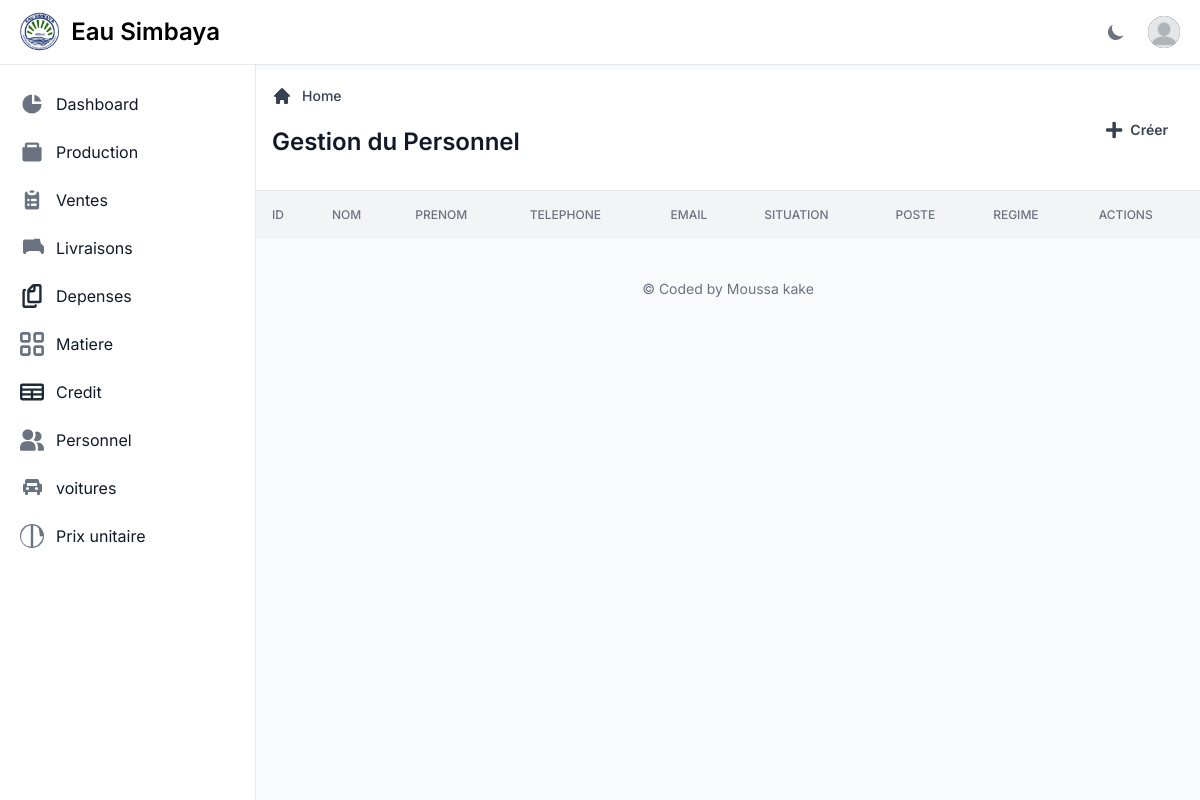
The app's page /personnel/liste/ (signed in), older data.
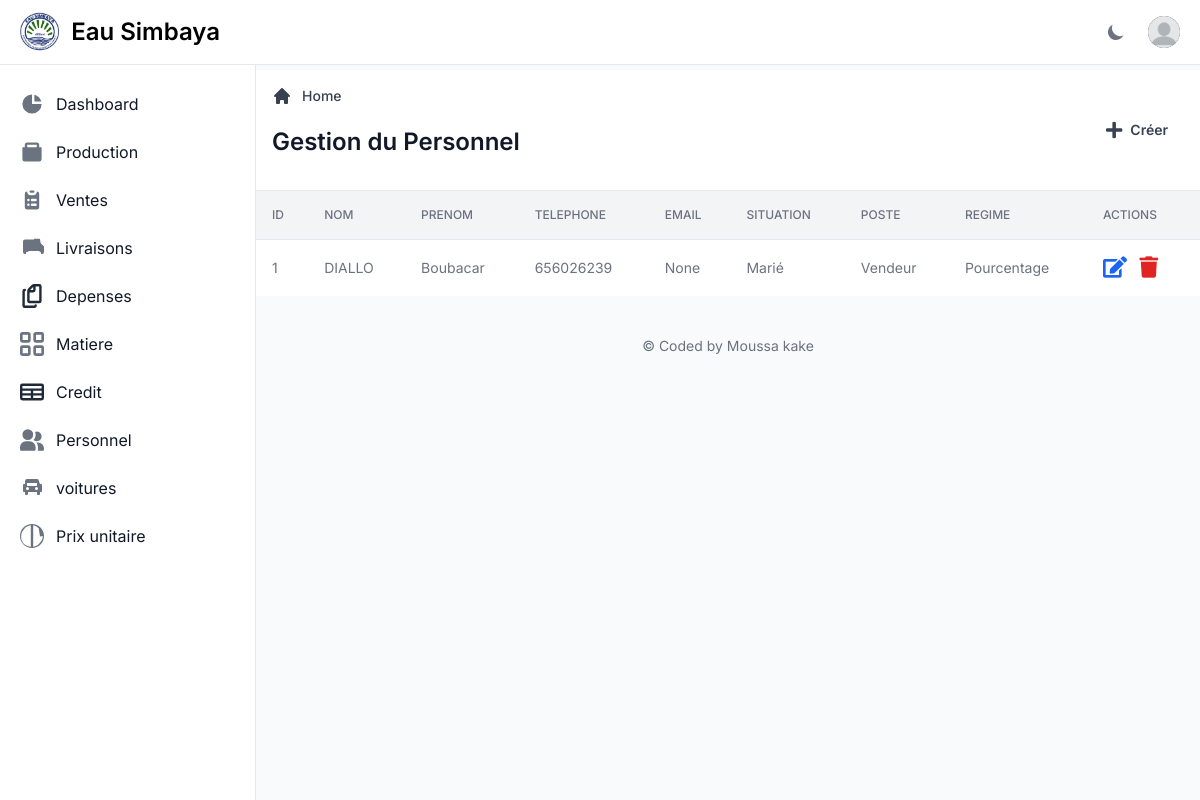
The same page, newer data.
### personnel/models.py (models this page shows, shortened)
class pers(models.Model):
    situation={('Marié',('Marié')),('Celibataire',('celibataire'))}
    place={('Vendeur',('vendeur')),('Chauffeur',('chauffeur')),('Ouvrier',('Ouvrier'))}
    how={('Pourcentage',('Pourcentage')),('Salarié',('salarié'))}
    Nom=models.CharField(max_length=500,null=True)
    Prenom=models.CharField(max_length=500,null=True)
    Telephone=models.CharField(max_length=500,null=True,blank=True)
    mail=models.CharField(max_length=500,null=True,blank=True)
    situation=models.CharField(max_length=500,null=True,choices=situation)
    poste=models.CharField(max_length=200,null=True,choices=place)
    salaire=models.CharField(max_length=200,null=True)
    regime=models.CharField(max_length=200,null=True,choices=how)
    identité=models.ImageField(null=True,upload_to='media/')

### personnel/views.py (the view)
# urls.py: path('liste/',views.list_personnel,name='liste_personnel'),
@login_required(login_url='/admin/login')
def list_personnel(request):
    data=pers.objects.all()
    context={'datap':data}
    return render (request,'personnel/list.html',context)

### templates/personnel/list.html
{% extends "layouts/base.html" %}
{% load static %}
{% block content %}
<main>
  <div class="p-4 bg-white block sm:flex items-center justify-between border-b border-gray-200 lg:mt-1.5 dark:bg-gray-800 dark:border-gray-700">
    <div class="mb-4 w-full">
      <nav class="flex mb-5" aria-label="Breadcrumb">
        <ol class="inline-flex items-center space-x-1 md:space-x-2 text-sm font-medium">
          <li class="inline-flex items-center">
            <a href="/" class="inline-flex items-center text-gray-700 hover:text-primary-600 dark:text-gray-300 dark:hover:text-white">
              <svg class="mr-2.5 w-5 h-5" fill="currentColor" viewBox="0 0 20 20">
                <path d="M10.707 2.293a1 1 0 00-1.414 0l-7 7a1 1 0 001.414 1.414L4 10.414V17a1 1 0 001 1h2a1 1 0 001-1v-2a1 1 0 011-1h2a1 1 0 011 1v2a1 1 0 001 1h2a1 1 0 001-1v-6.586l.293.293a1 1 0 001.414-1.414l-7-7z"></path>
              </svg>
              Home
            </a>
          </li>
        </ol>
      </nav>
      <h1 class="text-xl sm:text-2xl font-semibold text-gray-900 dark:text-white">Gestion du Personnel</h1>
    </div>
    <div>
      <a href="{% url 'personnel' %}" class="inline-flex items-center px-4 py-2 bg-blue-600 hover:bg-blue-700 text-gray-700 dark:text-gray-400 font-semibold text-sm leading-snug rounded focus:outline-none focus:ring-0 transition duration-150 ease-in-out">
          <i class="fas fa-plus fa-lg mr-2 text-gray-700 dark:text-gray-400"></i> Créer
        </a>
    </div>
  </div>
  <div class="flex flex-col">
    <div class="overflow-x-auto">
      <div class="inline-block min-w-full align-middle">
        <div class="overflow-hidden shadow">
          <table class="min-w-full divide-y divide-gray-200 table-fixed dark:divide-gray-600">
            <thead class="bg-gray-100 dark:bg-gray-700">
              <tr>
                <th class="p-4 text-xs font-medium text-left text-gray-500 uppercase dark:text-gray-400">Id</th>
                <th class="p-4 text-xs font-medium text-left text-gray-500 uppercase dark:text-gray-400">Nom</th>
                <th class="p-4 text-xs font-medium text-left text-gray-500 uppercase dark:text-gray-400">Prenom</th>
                <th class="p-4 text-xs font-medium text-left text-gray-500 uppercase dark:text-gray-400">Telephone</th>
                <th class="p-4 text-xs font-medium text-left text-gray-500 uppercase dark:text-gray-400">Email</th>
                <th class="p-4 text-xs font-medium text-left text-gray-500 uppercase dark:text-gray-400">Situation</th>
                <th class="p-4 text-xs font-medium text-left text-gray-500 uppercase dark:text-gray-400">Poste</th>
                <th class="p-4 text-xs font-medium text-left text-gray-500 uppercase dark:text-gray-400">Regime</th>
                <th class="p-4 text-xs font-medium text-left text-gray-500 uppercase dark:text-gray-400">Actions</th>
              </tr>
            </thead>
            <tbody class="bg-white divide-y divide-gray-200 dark:bg-gray-800 dark:divide-gray-700">
              {% for i in datap %}
              <tr class="hover:bg-gray-100 dark:hover:bg-gray-700">
                <td class="p-4 text-sm font-normal text-gray-500 whitespace-nowrap dark:text-gray-400">{{ i.id }}</td>
                <td class="p-4 text-sm font-normal text-gray-500 whitespace-nowrap dark:text-gray-400">{{ i.Nom }}</td>
                <td class="p-4 text-sm font-normal text-gray-500 whitespace-nowrap dark:text-gray-400">{{ i.Prenom }}</td>
                <td class="p-4 text-sm font-normal text-gray-500 whitespace-nowrap dark:text-gray-400">{{ i.Telephone }}</td>
                <td class="p-4 text-sm font-normal text-gray-500 whitespace-nowrap dark:text-gray-400">{{ i.mail }}</td>
                <td class="p-4 text-sm font-normal text-gray-500 whitespace-nowrap dark:text-gray-400">{{ i.situation }}</td>
                <td class="p-4 text-sm font-normal text-gray-500 whitespace-nowrap dark:text-gray-400">{{ i.poste }}</td>
                <td class="p-4 text-sm font-normal text-gray-500 whitespace-nowrap dark:text-gray-400">{{ i.regime }}</td>
                <td class="p-4">
                  <a href="{% url 'update' i.id %}" class="text-blue-600 hover:text-blue-900 dark:hover:text-blue-400">
                    <i class="fas fa-edit fa-lg mr-2"></i>
                  </a>
                  <a href="{% url 'remove' i.id %}" class="text-red-600 hover:text-red-900 dark:hover:text-red-400">
                    <i class="fas fa-trash fa-lg mr-2"></i>
                  </a>
                </td>
              </tr>
              {% endfor %}
            </tbody>
          </table>
        </div>
      </div>
    </div>
  </div>
</main>
{% endblock %}

### templates/layouts/base.html (shortened to what this page needs)
{% load static %}
<!DOCTYPE html>
<html lang="en">
<head>
  {% include "includes/head.html" %}
  <link rel="stylesheet" href="https://cdnjs.cloudflare.com/ajax/libs/font-awesome/5.15.4/css/all.min.css">
</head>
<body class="bg-gray-50 dark:bg-gray-800">
  {% block navigation %}
    {% include "includes/navigation.html" %}
  {% endblock navigation %}
  <div class="flex pt-16 overflow-hidden bg-gray-50 dark:bg-gray-900">
    {% block sidebar %}
      {% include "includes/sidebar.html" %}
    {% endblock sidebar %}
    <div id="main-content" class="relative w-full h-full overflow-y-auto bg-gray-50 lg:ml-64 dark:bg-gray-900">
      {% block content %}{% endblock content %}
      <p class="my-10 text-sm text-center text-gray-500">
        &copy; Coded by <a class="hover:underline" target="_blank">Moussa kake</a>
      </p>
    </div>
  </div>
</body>
</html>

### templates/includes/head.html (shortened to what this page needs)
{% load static %}
<link rel="stylesheet" href="{% static 'dist/main.css' %}">

### templates/includes/navigation.html (shortened to what this page needs)
{% load static %}
<nav class="fixed z-30 w-full bg-white border-b border-gray-200 dark:bg-gray-800 dark:border-gray-700">
    <div class="px-3 py-3 lg:px-5 lg:pl-3">
      <div class="flex items-center justify-between">
        <div class="flex items-center justify-start">
          <a href="/" class="flex ml-2 md:mr-24">
            <img src="{% static "image/logo.png" %}" class="self-center h-10 mr-3"
              alt="FlowBite Logo" />
            <span
              class="self-center text-xl font-semibold sm:text-2xl whitespace-nowrap dark:text-white"> Eau Simbaya</span>
          </a>
        </div>
        <div class="flex items-center">
          <button id="theme-toggle" data-tooltip-target="tooltip-toggle" type="button"
            class="text-gray-500 dark:text-gray-400 hover:bg-gray-100 dark:hover:bg-gray-700 focus:outline-none focus:ring-4 focus:ring-gray-200 dark:focus:ring-gray-700 rounded-lg text-sm p-2.5">
            <svg id="theme-toggle-dark-icon" class="hidden w-5 h-5" fill="currentColor" viewBox="0 0 20 20"
              xmlns="http://www.w3.org/2000/svg">
              <path d="M17.293 13.293A8 8 0 016.707 2.707a8.001 8.001 0 1010.586 10.586z"></path>
            </svg>
          </button>
          <div class="flex items-center ml-3">
            <div>
              <button type="button"
                class="flex text-sm bg-gray-800 rounded-full focus:ring-4 focus:ring-gray-300 dark:focus:ring-gray-600"
                id="user-menu-button-2" aria-expanded="false" data-dropdown-toggle="dropdown-2">
                {% if request.user.profile.avatar %}
                  <img class="w-8 h-8 rounded-full" src="{{ request.user.profile.avatar.url }}" alt="user photo">
                {% else %}
                  <img class="w-8 h-8 rounded-full" src="{% static "dist/img/default-user.png" %}" alt="user photo">
                {% endif %}
              </button>
            </div>
          </div>
        </div>
      </div>
    </div>
</nav>

### templates/includes/sidebar.html (shortened to what this page needs)
<aside id="sidebar"
    class="fixed top-0 left-0 z-20 flex flex-col flex-shrink-0 hidden w-64 h-full pt-16 font-normal duration-75 lg:flex transition-width"
    aria-label="Sidebar">
    <div
        class="relative flex flex-col flex-1 min-h-0 pt-0 bg-white border-r border-gray-200 dark:bg-gray-800 dark:border-gray-700">
        <div class="flex flex-col flex-1 pt-5 pb-4 overflow-y-auto">
            <div class="flex-1 px-3 space-y-1 bg-white divide-y divide-gray-200 dark:bg-gray-800 dark:divide-gray-700">
                <ul class="pb-2 space-y-2">
                    <li>
                        <a href="/"
                            class="flex items-center p-2 text-base text-gray-900 rounded-lg hover:bg-gray-100 group dark:text-gray-200 dark:hover:bg-gray-700 {% if 'dashboard' in segment %} bg-gray-100 dark:bg-gray-700 {% endif %}">
                            <span class="ml-3" sidebar-toggle-item>Dashboard</span>
                        </a>
                    </li>
                    <li>
                        <a href="{% url 'list_production'%}" class="flex items-center p-2 text-base text-gray-900 transition duration-75 rounded-lg hover:bg-gray-100 group dark:text-gray-200 dark:hover:bg-gray-700">
                            <span class="ml-3" sidebar-toggle-item>Production</span>
                        </a>
                    </li>
                    <li>
                        <a href="{% url 'list_jours'%}"
                            class="flex items-center p-2 text-base text-gray-900 transition duration-75 rounded-lg hover:bg-gray-100 group dark:text-gray-200 dark:hover:bg-gray-700">
                            <span class="ml-3" sidebar-toggle-item>Ventes</span>
                        </a>
                    </li>
                    <li>
                        <a href="{% url 'list_mois'%}"
                            class="flex items-center p-2 text-base text-gray-900 transition duration-75 rounded-lg hover:bg-gray-100 group dark:text-gray-200 dark:hover:bg-gray-700">
                            <span class="ml-3" sidebar-toggle-item>Livraisons</span>
                        </a>
                    </li>
                    <li>
                        <a href="{% url 'list_depense_day'%}"
                           class="flex items-center p-2 text-base text-gray-900 transition duration-75 rounded-lg hover:bg-gray-100 group dark:text-gray-200 dark:hover:bg-gray-700">
                            <span class="ml-3" sidebar-toggle-item>Depenses</span>
                        </a>
                    </li>
                    <li>
                        <a href="{% url 'list_stock' %}"
                           class="flex items-center p-2 text-base text-gray-900 transition duration-75 rounded-lg hover:bg-gray-100 group dark:text-gray-200 dark:hover:bg-gray-700">
                            <span class="ml-3" sidebar-toggle-item>Matiere</span>
                        </a>
                    </li>
                    <li>
                        <a  href="{% url 'credit' %}"
                            class="flex items-center p-2 text-base text-gray-900 transition duration-75 rounded-lg hover:bg-gray-100 group dark:text-gray-200 dark:hover:bg-gray-700">
                            <svg class="w-6 h-6 text-gray-800 dark:text-white" aria-hidden="true"
                                xmlns="http://www.w3.org/2000/svg" width="20" height="14" fill="none"
                                viewBox="0 0 20 14">
                                <path stroke="currentColor" stroke-width="2"
                                    d="M1 5h18M1 9h18m-9-4v8m-8 0h16a1 1 0 0 0 1-1V2a1 1 0 0 0-1-1H2a1 1 0 0 0-1 1v10a1 1 0 0 0 1 1Z" />
                            </svg>
                            <span class="ml-3" sidebar-toggle-item>Credit</span>
                        </a>
                    </li>
                    <li>
                        <a href="{% url 'liste_personnel' %}"
                            class="flex items-center p-2 text-base text-gray-900 transition duration-75 rounded-lg hover:bg-gray-100 group dark:text-gray-200 dark:hover:bg-gray-700">
                            <span class="ml-3" sidebar-toggle-item>Personnel</span>
                        </a>
                    </li>
                    <li>
                        <a href="{% url 'list_car' %}"
                            class="flex items-center p-2 text-base text-gray-900 transition duration-75 rounded-lg hover:bg-gray-100 group dark:text-gray-200 dark:hover:bg-gray-700">
                            <span class="ml-3" sidebar-toggle-item>voitures</span>
                        </a>
                    </li>
                    <li>
                        <a href="{% url 'add_price' %}"
                            class="flex items-center p-2 text-base text-gray-900 transition duration-75 rounded-lg hover:bg-gray-100 group dark:text-gray-200 dark:hover:bg-gray-700">
                            <span class="ml-3" sidebar-toggle-item>Prix unitaire</span>
                        </a>
                    </li>
                </ul>
            </div>
        </div>
    </div>
</aside>

### templates/includes/scripts.html (shortened to what this page needs)
{% load static %}

Row changes from the older to the newer data that the page shows:
added pers: id "1", Nom "DIALLO", Prenom "Boubacar", Telephone "656026239", mail "None", situation "Marié", poste "Vendeur", regime "Pourcentage"
